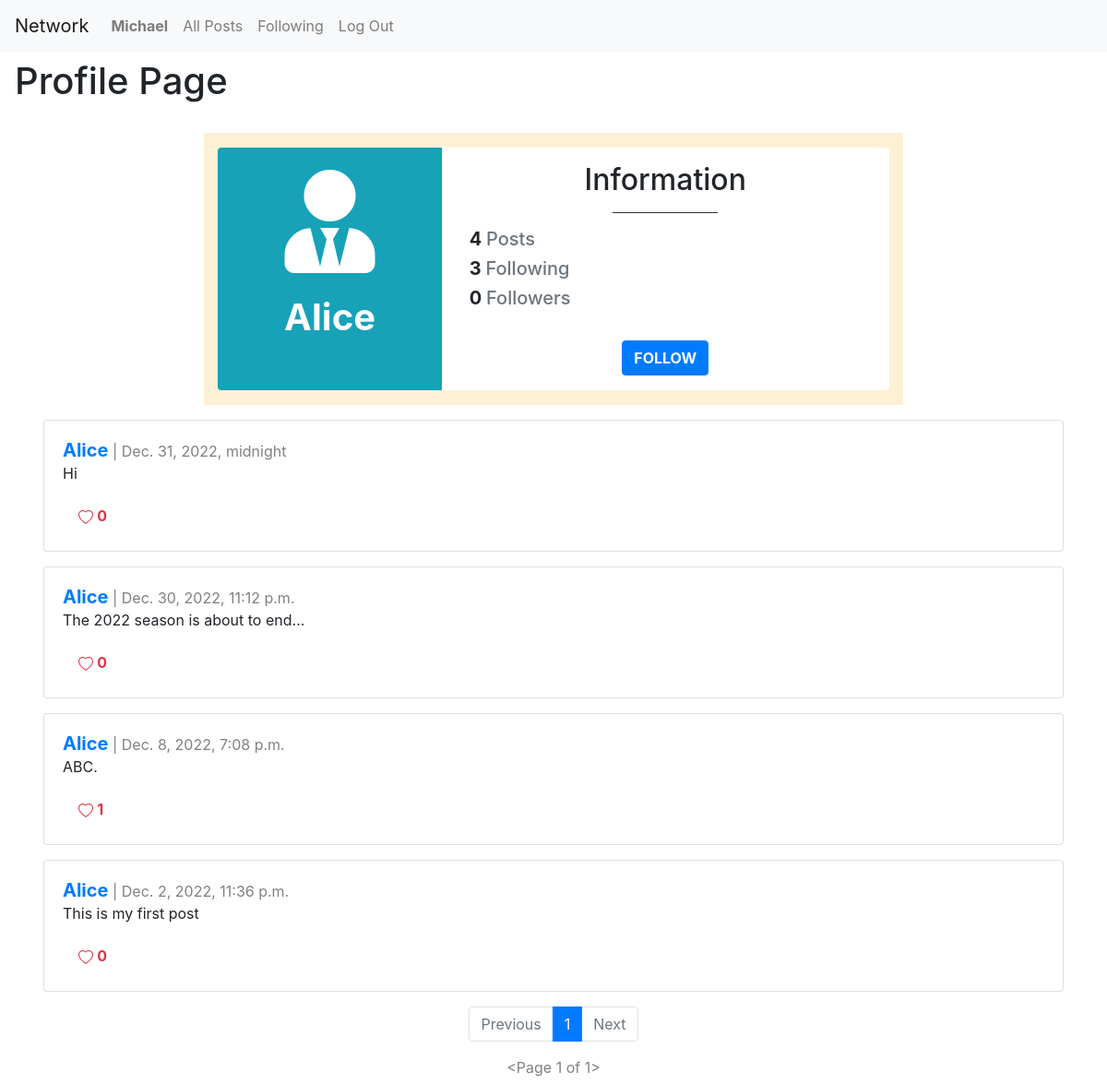
The page /profilePage/user1 (signed in) on the database its author committed.
### network/models.py (models this page shows, shortened)
class User(AbstractUser):
    pass

class Post(models.Model):
    author = models.ForeignKey("User", on_delete=models.CASCADE, related_name="user")
    description = models.CharField(max_length=1000)
    timestamp = models.DateTimeField(auto_now_add=True)

### network/views.py (the view)
# urls.py: path("profilePage/user<int:user_id>", views.profilePage, name="profilePage"),
def profilePage(request, user_id):
    user = User.objects.get(pk=user_id) # User from the card
    posts = Post.objects.filter(author=user).order_by("id").reverse()
    following = Follow.objects.filter(user=user)
    follower = Follow.objects.filter(followedUser=user)
    try:
        checkingFollow = follower.filter(user=User.objects.get(pk=request.user.id))
        if len(checkingFollow) != 0:
            isFollowing = True
        else:
            isFollowing = False
    except:
        isFollowing = False
    totalLikes = Like.objects.all()
    postsLiked = []
    try:
        for like in totalLikes:
            if like.user.id == request.user.id:
                postsLiked.append(like.post.id)
    except:
        postsLiked = []
    p = Paginator(posts, 10)
    pageNumber = request.GET.get('page')
    postsPage = p.get_page(pageNumber)
    return render(request, "network/profile.html", {
        "posts": posts,
        "p": p,
        "postsPage": postsPage,
        "username": user.username,
        "userProfile": user,
        "following": following,
        "follower": follower,
        "isFollowing": isFollowing,
        "postsLiked": postsLiked,
        "totalLikes": totalLikes
    })

### network/templates/network/profile.html (shortened to what this page needs)
{% extends "network/layout.html" %}
{% block body %}
<div class="main-title">
    <h1>Profile Page</h1>
</div>
<div class="main-content">
    <div class="row d-flex justify-content-center">
        <div class="col-md-10 col-lg-8 mt-3" style="background: #fdf0d5">
            <div class="row">
                <div class="col-sm-4 bg-info rounded-left">
                    <div class="card-block text-center text-white">
                        <i class="fas fa-user-tie fa-7x mt-4"></i>
                        <h1 class="font-weight-bold mt-4">{{username}}</h1>
                    </div>
                </div>
                <div class="col-sm-8 bg-white rounded-right">
                    <h2 class="mt-3 text-center">Information</h2>
                    <hr class="badge-dark w-25">
                    <div class="row">
                        <div class="col-sm-12">
                            <h5><strong>{{ p.count }} </strong><span class="text-muted"> Posts</span></h5>
                        </div>
                        <div class="col-sm-12">
                            <h5><strong>{{ following.count }} </strong><span class="text-muted">Following</span></h5>
                        </div>
                        <div class="col-sm-12">
                            <h5><strong>{{ follower.count }} </strong><span class="text-muted">Followers</span></h5>
                        </div>
                    </div>
                    {% if user.is_authenticated and user != userProfile %}
                        {% if isFollowing %}
                            <form action="{% url 'unfollow' %}" method="post">
                                {% csrf_token %}
                                <div class="row d-flex justify-content-center">
                                    <input type="hidden" name="userProfile" value="{{ userProfile }}">
                                    <button id="newPostButton" type="submit" name="unfollowButton"
                                        class="btn btn-danger">
                                        <strong>UNFOLLOW</strong>
                                    </button>
                                </div>
                            </form>
                        {% else %}
                            <form action="{% url 'follow' %}" method="post">
                                <div class="row d-flex justify-content-center">
                                    <button id="newPostButton" type="submit" name="followButton"
                                        class="btn btn-primary">
                                        <strong>FOLLOW</strong>
                                    </button>
                                </div>
                            </form>
                        {% endif %}
                    {% endif %}
                </div>
            </div>
        </div>
    </div>
    {% for post in postsPage %}
    <div class="row">
        <div class="col">
            <div class="card h-100" id="post-grid">
                <div class="card-body">
                    <h5 style="display: inline" class="card-title"><a href="{% url 'profilePage' user_id=post.author.id %}"><strong>{{ post.author }}</strong></a></h5>
                    <div style="display: inline; color: gray;" class="card-date"> | {{ post.timestamp }}</div>
                    <p class="card-text" id="description{{post.id}}">{{ post.description }}</p>
                    <div class="card-buttonsContainer">
                        {% if user.is_authenticated %}
                            {% if post.id in postsLiked %}
                            <div align="left" class="card-button">
                                <button id="heartButton{{post.id}}" onClick="likeHandler('{{ post.id }}', '{{postsLiked}}', '{{post.post_like.count}}')" type="submit" name="heartButton" class="btn btn-outline-danger heartButton">
                                    <svg xmlns="http://www.w3.org/2000/svg" width="16" height="16" fill="currentColor"
                                        class="bi bi-heart-fill" viewBox="0 0 16 16">
                                        <path fill-rule="evenodd"
                                            d="M8 1.314C12.438-3.248 23.534 4.735 8 15-7.534 4.736 3.562-3.248 8 1.314z" />
                                    </svg>
                                    <strong>{{ post.post_like.count }}</strong>
                                </button>
                            </div>
                            {% else %}
                            <div align="left" class="card-button">
                                <button id="heartButton{{post.id}}" onClick="likeHandler('{{ post.id }}', '{{postsLiked}}', '{{post.post_like.count}}')" type="submit" name="heartButton" class="btn btn-outline-danger heartButton">
                                    <strong>{{ post.post_like.count }}</strong>
                                </button>
                            </div>
                            {% endif %}
                        {% endif %}
                    </div>
                </div>
            </div>
        </div>
    </div>
    {% endfor %}
    <nav aria-label="...">
        <ul class="pagination d-flex justify-content-center">
            {% if postsPage.has_previous %}
                <li class="page-item">
                    <a class="page-link" href="?page={{ postsPage.previous_page_number }}">Previous</a>
                </li>
            {% else %}
                <li class="page-item disabled">
                    <a class="page-link">Previous</a>
                </li>
            {% endif %}
            {% for pageNumber in postsPage.paginator.page_range %}
                {% if postsPage.number == pageNumber %}
                    <li class="page-item active" aria-current="page">
                        <a class="page-link">{{pageNumber}}</a>
                    </li>
                {% else %}
                    <a href="?page={{ pageNumber }}" class="page-link">
                        {{ pageNumber }}
                    </a>
                {% endif %}
            {% endfor %}
            {% if postsPage.has_next %}
                <li class="page-item">
                    <a class="page-link" href="?page={{ postsPage.next_page_number }}">Next</a>
                </li>
            {% else %}
                <li class="page-item disabled">
                    <a class="page-link">Next</a>
                </li>
            {% endif %}
        </ul>
    </nav>
    <div class="d-flex justify-content-center" style="color: gray;" class="card-date">{{ postsPage }}</div>
</div>
{% endblock %}

### network/templates/network/layout.html (shortened to what this page needs)
{% load static %}
<!DOCTYPE html>
<html lang="en">
    <head>
        <link rel="stylesheet" href="https://stackpath.bootstrapcdn.com/bootstrap/4.4.1/css/bootstrap.min.css">
        <link rel="stylesheet" href="https://cdn.jsdelivr.net/npm/bootstrap-icons@1.10.2/font/bootstrap-icons.css">
        <link rel="stylesheet" href="https://use.fontawesome.com/releases/v5.8.2/css/all.css">
        <link href="{% static 'network/styles.css' %}" rel="stylesheet">
    </head>
    <body>
        <nav class="navbar navbar-expand-lg navbar-light bg-light">
            <a class="navbar-brand" href="{% url 'index' %}">Network</a>
            <div>
              <ul class="navbar-nav mr-auto">
                {% if user.is_authenticated %}
                    <li class="nav-item">
                        <a class="nav-link" href="{% url 'profilePage' user_id=user.id%}"><strong>{{ user.username }}</strong></a>
                    </li>
                {% endif %}
                <li class="nav-item">
                  <a class="nav-link" href="{% url 'index' %}">All Posts</a>
                </li>
                {% if user.is_authenticated %}
                    <li class="nav-item">
                        <a class="nav-link" href="{% url 'following' %}">Following</a>
                    </li>
                    <li class="nav-item">
                        <a class="nav-link" href="{% url 'logout' %}">Log Out</a>
                    </li>
                {% endif %}
              </ul>
            </div>
          </nav>
        <div class="body">
            {% block body %}
            {% endblock %}
        </div>
    </body>
</html>

### network/static/network/styles.css (style rules this page uses)
.row { margin: 1em 0em; }
.card-button { display: inline; margin: 0em .3em; }
.main-title { margin: .5em 1em; }
.main-content { margin: .4em 2em; }
.heartButton { border: none; }
#newPostButton { margin: .6em 0em 0em; }

### rows shown on the page
User: username "Michael"
User: username "Alice"
Post: author "Alice", timestamp "Dec. 31, 2022, midnight", description "Hi", post_like.count "0"
Post: author "Alice", timestamp "Dec. 30, 2022, 11:12 p.m.", description "The 2022 season is about to end...", post_like.count "0"
Post: author "Alice", timestamp "Dec. 8, 2022, 7:08 p.m.", description "ABC.", post_like.count "1"
Post: author "Alice", timestamp "Dec. 2, 2022, 11:36 p.m.", description "This is my first post", post_like.count "0"

### other values the page prints
{{ p.count }} "4"
{{ following.count }} "3"
{{ follower.count }} "0"
{{ pageNumber }} "1"
{{ postsPage }} "<Page 1 of 1>"
